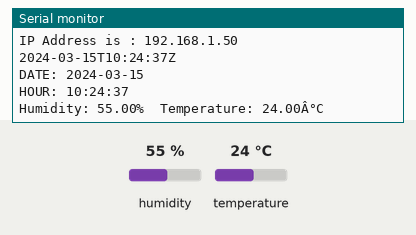
Simulated run of this sketch. Board: ESP8266 (NodeMCU). Shown: the last lines printed to the serial monitor. Inputs (shaded band) come from the test bench; at power-on: humidity 55 %, temperature 24 °C. WiFi joins after 1.5 s; servers stay silent unless stated; network time is answered at once with the bench clock; the local clock reads 2024-03-15 10:24:30 at power-on unless the sketch sets it.

Above: at 8.7 s.
8.8 s: humidity set to 22 %
16.4 s: temperature set to 12 °C
At 18.7 s:
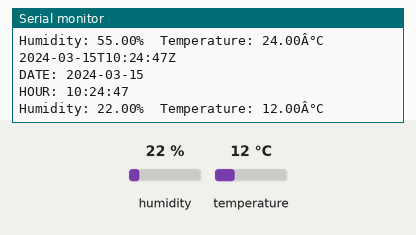
24.0 s: humidity set to 40 %
At 29.3 s:
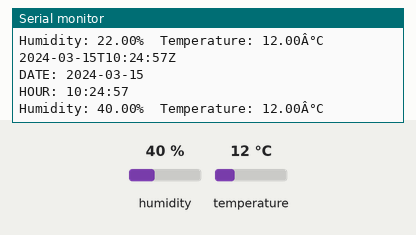

The sketch:

Cloud.ino
```cpp
#include <ESP8266WiFi.h>                                                      // esp8266 library
#include <FirebaseArduino.h>                                                // firebase library
#include <DHT.h>                                                            // dht11 temperature and humidity sensor library
//#include <WiFi.h>
#include <NTPClient.h>
#include <WiFiUdp.h>
#include <ArduinoJson.h>

#define FIREBASE_HOST "myproject-41598.firebaseio.com"                          // the project name address from firebase id
#define FIREBASE_AUTH "rQkTco1OSLgOVF3tOE1wFqrYmlyePU96GEcEbeVa"            // the secret key generated from firebase

#define WIFI_SSID "FY"                                             // input your home or public wifi name
#define WIFI_PASSWORD "01101001"                                    //password of wifi ssid

#define DHTPIN D4                                                           // what digital pin we're connected to
#define DHTTYPE DHT11                                                       // select dht type as DHT 11 or DHT22
DHT dht(DHTPIN, DHTTYPE);

// Define NTP Client to get time
WiFiUDP ntpUDP;
NTPClient timeClient(ntpUDP);

// Variables to save date and time
String formattedDate;
String dayStamp;
String timeStamp;

void setup() {
  Serial.begin(9600);
  delay(1000);
  WiFi.begin(WIFI_SSID, WIFI_PASSWORD);                                     //try to connect with wifi
  Serial.print("Connecting to ");
  Serial.print(WIFI_SSID);
  while (WiFi.status() != WL_CONNECTED) {
    Serial.print(".");
    delay(500);
  }
  Serial.println();
  Serial.print("Connected to ");
  Serial.println(WIFI_SSID);
  Serial.print("IP Address is : ");
  Serial.println(WiFi.localIP());                                            //print local IP address
  Firebase.begin(FIREBASE_HOST, FIREBASE_AUTH);                              // connect to firebase
  dht.begin();                                                               //Start reading dht sensor
  // Initialize a NTPClient to get time
timeClient.begin();
// Set offset time in seconds to adjust for your timezone, for example:
// GMT +1 = 3600
// GMT +8 = 28800
// GMT -1 = -3600
// GMT 0 = 0
timeClient.setTimeOffset(25200); //Thailand +7 = 25200
delay(5000);

}

void loop() {
 while(!timeClient.update()) {
timeClient.forceUpdate();
 }
  float h = dht.readHumidity();                                              // Reading temperature or humidity takes about 250 milliseconds!
  float t = dht.readTemperature();                                           // Read temperature as Celsius (the default)
   StaticJsonBuffer<200> jsonBuffer;
   JsonObject& data = jsonBuffer.createObject();


  // The formattedDate comes with the following format:
// 2018-05-28T16:00:13Z
// We need to extract date and time
formattedDate = timeClient.getFormattedDate();
Serial.println(formattedDate);

// Extract date
int splitT = formattedDate.indexOf("T");
dayStamp = formattedDate.substring(0, splitT);
Serial.print("DATE: ");
Serial.println(dayStamp);
// Extract time
timeStamp = formattedDate.substring(splitT+1, formattedDate.length()-1);
Serial.print("HOUR: ");
Serial.println(timeStamp);


  Serial.print("Humidity: ");  Serial.print(h);
  String fireHumid = String(h);                                         //convert integer humidity to string humidity
  Serial.print("%  Temperature: ");  Serial.print(t);  Serial.println("Â°C ");
  String fireTemp = String(t) ;                                                     //convert integer temperature to string temperature

  data["Day"]=dayStamp;
  data["Time"]=timeStamp;
  data["Humidity"]=fireHumid;
  data["Temperature"]= fireTemp;
  Firebase.push("/DHT11/Data", data);
 delay(10000);


}
```

Measured:
- after the input at 16.4 s, the serial monitor: prints a new line after 1.4 s (image 1)
- after the input at 24.0 s, the serial monitor: prints a new line after 4.0 s (image 2)
